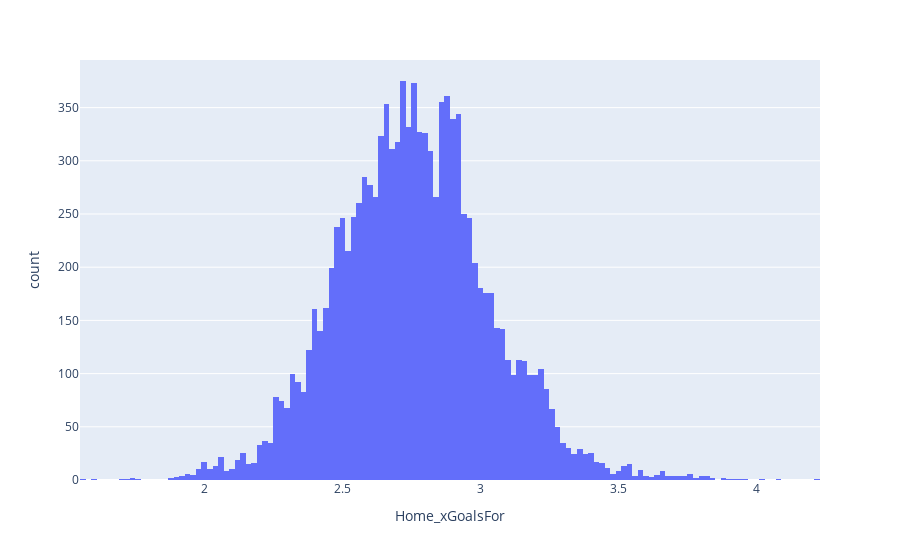

Notebook code cell kept with this figure:
### Code cell
import plotly.express as px
fig = px.histogram(mydf, x="Home_xGoalsFor")
fig.show()

### Figure 1 — Plotly figure (JSON) as saved in the notebook; plotly's stock layout.template omitted (floating-point values rounded to 4 significant figures; data arrays with more than 128 entries replaced by an {"elided": "..."} marker saying what was removed)
{"data": [{"alignmentgroup": "True", "bingroup": "x", "hovertemplate": "Home_xGoalsFor=%{x}<br>count=%{y}<extra></extra>", "legendgroup": "", "marker": {"color": "#636efa", "pattern": {"shape": ""}}, "name": "", "offsetgroup": "", "orientation": "v", "showlegend": false, "type": "histogram", "x": {"elided": "11410 float values"}, "xaxis": "x", "yaxis": "y"}], "layout": {"barmode": "relative", "legend": {"tracegroupgap": 0}, "margin": {"t": 60}, "xaxis": {"anchor": "y", "domain": [0, 1], "title": {"text": "Home_xGoalsFor"}}, "yaxis": {"anchor": "x", "domain": [0, 1], "title": {"text": "count"}}}}
